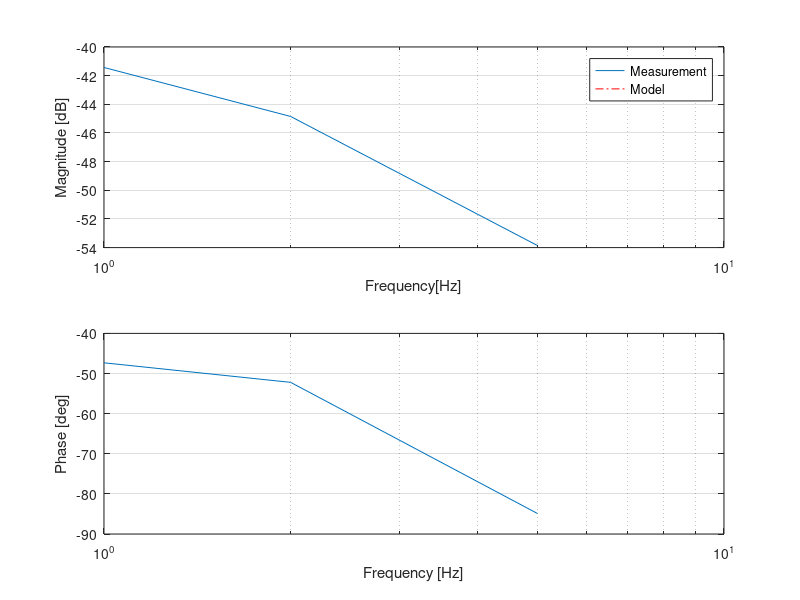

Recreate this plot in MATLAB.
%% solve equatoin
% clear all
% 
% syms tau K real;
% 
% eq1 = K/(1+tau*2*pi*j) == 0.1260*cos(-0.8261)+0.1260*sin(-0.8261)*j
% eq2 = K/(1+tau*10*pi*j) == 0.0677*cos(-1.4822)+0.0677*sin(-1.4822)*j
% 
% %%
% ean = (1+tau*2*pi*j)*(0.1260*cos(-0.8261)+0.1260*sin(-0.8261)*j) == (1+tau*10*pi*j)*(0.0677*cos(-1.4822)+0.0677*sin(-1.4822)*j)


%%
close all;
clear all;
%% Experimantal data

freq_tf = [1,2,5];
Mag_Exp = 20*log([0.1260,0.1062,0.0677]);
Phase_Exp = [-0.8261, -0.9111, -1.4814 ]*180/pi;

figure(1);
subplot(2,1,1),h=semilogx(freq_tf,Mag_Exp,'-');
grid on;
%axis([freq_min freq_max Mag_min Mag_max]);
xlabel('Frequency[Hz]');
ylabel('Magnitude [dB]');
% title('Frequency response of plant','FontSize',fonts);
hold on

figure(1);
subplot(2,1,2),h=semilogx(freq_tf,Phase_Exp,'-');
grid on;
%axis([freq_min freq_max Phase_min Phase_max]);
xlabel('Frequency [Hz]');
ylabel('Phase [deg]');
hold on


%% Model
a = 15;
b = 100;
K = 1/b
tau = a/b
sys_model = tf([1],[a, b]);
[Mag_Model,Phase_Model] = bode(sys_model,freq_tf*2*pi);
Mag_Model = 20*log10(Mag_Model(1,:)');
Phase_Model = Phase_Model(1,:)';


figure(1);
subplot(2,1,1),h=semilogx(freq_tf,Mag_Model,'r-.');
legend('Measurement','Model')
% title('Frequency response of plant','FontSize',fonts);
grid on;
hold on

figure(1);
subplot(2,1,2),h=semilogx(freq_tf,Phase_Model,'r-.');
xlabel('Frequency [Hz]');
ylabel('Phase [deg]');
grid on;
hold on

% name_bode = 'fig_bode_';
% print('-depsc',[name_bode name_axis]);
% saveas(h,[name_bode name_axis],'fig');
